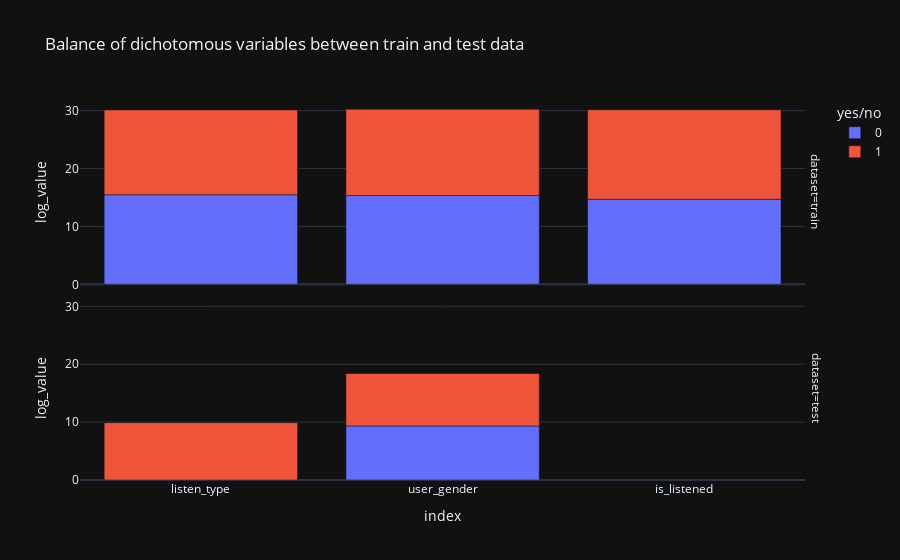

The notebook cell this image was saved under:
### Code cell
fig = px.bar(dich_all, x='index', y='log_value', color ='yes/no', 
    facet_row = 'dataset', title="Balance of dichotomous variables between train and test data", 
    template='plotly_dark')
fig.show()

### Figure 1 — Plotly figure (JSON) as saved in the notebook; plotly's stock layout.template omitted (floating-point values rounded to 4 significant figures)
{"data": [{"alignmentgroup": "True", "hovertemplate": "yes/no=0<br>dataset=train<br>index=%{x}<br>log_value=%{y}<extra></extra>", "legendgroup": "0", "marker": {"color": "#636efa", "pattern": {"shape": ""}}, "name": "0", "offsetgroup": "0", "orientation": "v", "showlegend": true, "textposition": "auto", "type": "bar", "x": ["listen_type", "user_gender", "is_listened"], "xaxis": "x2", "y": [15.47, 15.34, 14.69], "yaxis": "y2"}, {"alignmentgroup": "True", "hovertemplate": "yes/no=0<br>dataset=test<br>index=%{x}<br>log_value=%{y}<extra></extra>", "legendgroup": "0", "marker": {"color": "#636efa", "pattern": {"shape": ""}}, "name": "0", "offsetgroup": "0", "orientation": "v", "showlegend": false, "textposition": "auto", "type": "bar", "x": ["listen_type", "user_gender"], "xaxis": "x", "y": [0, 9.332], "yaxis": "y"}, {"alignmentgroup": "True", "hovertemplate": "yes/no=1<br>dataset=train<br>index=%{x}<br>log_value=%{y}<extra></extra>", "legendgroup": "1", "marker": {"color": "#EF553B", "pattern": {"shape": ""}}, "name": "1", "offsetgroup": "1", "orientation": "v", "showlegend": true, "textposition": "auto", "type": "bar", "x": ["listen_type", "user_gender", "is_listened"], "xaxis": "x2", "y": [14.66, 14.91, 15.46], "yaxis": "y2"}, {"alignmentgroup": "True", "hovertemplate": "yes/no=1<br>dataset=test<br>index=%{x}<br>log_value=%{y}<extra></extra>", "legendgroup": "1", "marker": {"color": "#EF553B", "pattern": {"shape": ""}}, "name": "1", "offsetgroup": "1", "orientation": "v", "showlegend": false, "textposition": "auto", "type": "bar", "x": ["listen_type", "user_gender"], "xaxis": "x", "y": [9.899, 9.063], "yaxis": "y"}], "layout": {"annotations": [{"font": {}, "showarrow": false, "text": "dataset=test", "textangle": 90, "x": 0.98, "xanchor": "left", "xref": "paper", "y": 0.2425, "yanchor": "middle", "yref": "paper"}, {"font": {}, "showarrow": false, "text": "dataset=train", "textangle": 90, "x": 0.98, "xanchor": "left", "xref": "paper", "y": 0.7575, "yanchor": "middle", "yref": "paper"}], "barmode": "relative", "legend": {"title": {"text": "yes/no"}, "tracegroupgap": 0}, "title": {"text": "Balance of dichotomous variables between train and test data"}, "xaxis": {"anchor": "y", "domain": [0, 0.98], "title": {"text": "index"}}, "xaxis2": {"anchor": "y2", "domain": [0, 0.98], "matches": "x", "showticklabels": false}, "yaxis": {"anchor": "x", "domain": [0, 0.485], "title": {"text": "log_value"}}, "yaxis2": {"anchor": "x2", "domain": [0.515, 1], "matches": "y", "title": {"text": "log_value"}}}}
